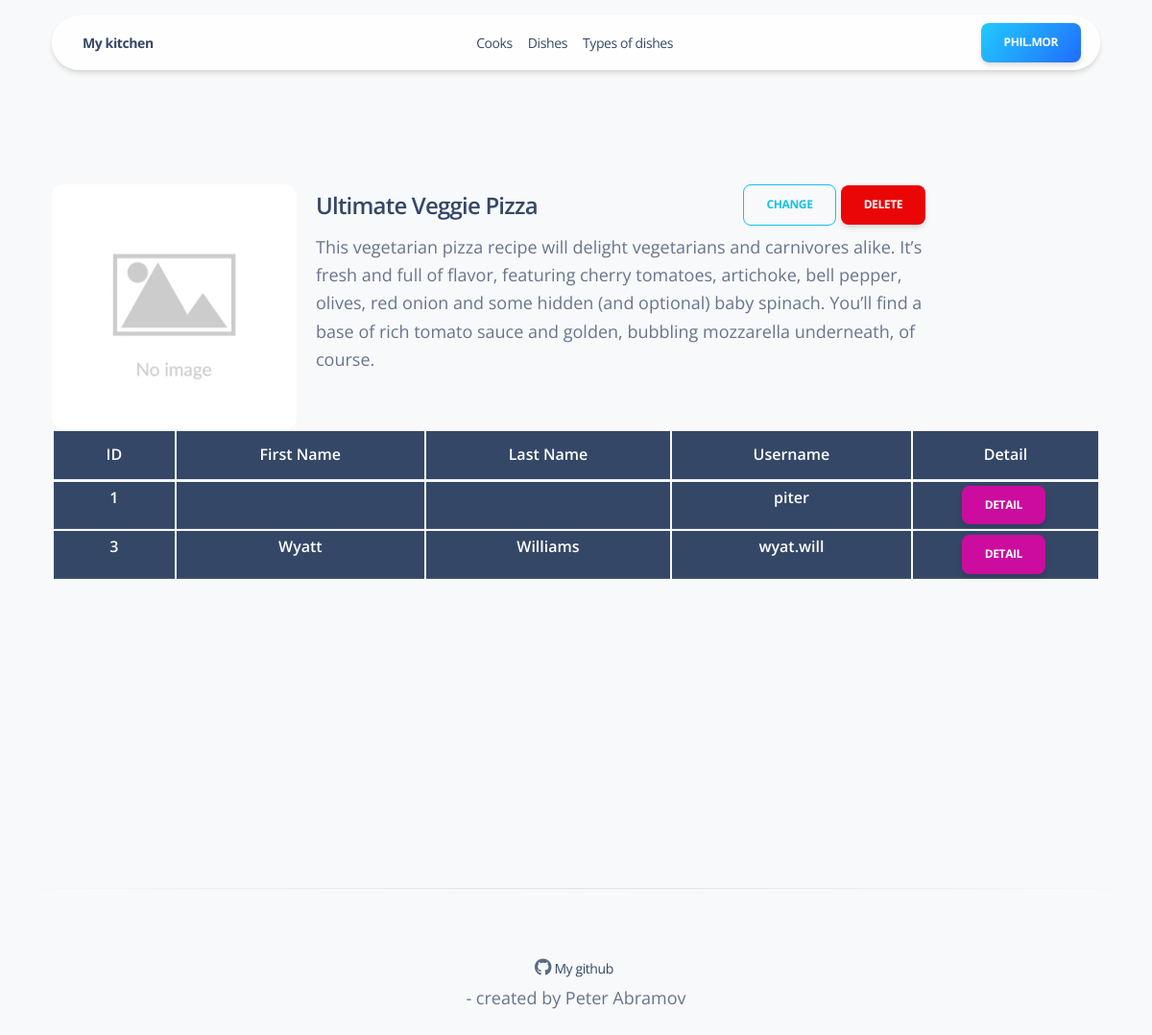
Page /dishes/1/ (signed in) on the committed database.
### cafe_kitchen/models.py (models this page shows, shortened)
class Cook(AbstractUser):
    years_of_experience = models.PositiveIntegerField(null=True, blank=True)
    bio = models.TextField(null=True, blank=True)
    image = models.ImageField(upload_to='avatar', blank=True, null=True)
    def get_absolute_url(self):
        return reverse('cafe_kitchen:cook-detail', args=[str(self.id)])
    class Meta:
        ordering = ['username']

class Dish(models.Model):
    name = models.CharField(max_length=255)
    description = models.TextField()
    price = models.DecimalField(max_digits=10, decimal_places=2)
    dish_type = models.ForeignKey(DishType, on_delete=models.CASCADE, related_name='dishes')
    cooks = models.ManyToManyField(settings.AUTH_USER_MODEL, related_name='dishes')
    image = models.ImageField(upload_to='dish', blank=True, null=True)
    class Meta:
        verbose_name_plural = "dishes"
        ordering = ['name']

### cafe_kitchen/views.py (the view)
# urls.py: path('dishes/<int:pk>/', DishDetailView.as_view(), name="dish-detail"),
class DishDetailView(LoginRequiredMixin, DetailView):
    model = Dish
    template_name = 'cafe_kitchen/dish_detail.html'

### templates/cafe_kitchen/dish_detail.html (shortened to what this page needs)
{% extends 'base.html' %}
{% load static %}
{% block body %} class="blog-author bg-gray-100" {% endblock body %}
{% block header %}
  {% with cook=request.user %}
    {% include 'includes/navigation.html' %}
  {% endwith %}
{% endblock header %}
{% block content %}
  <section class="py-sm-7 py-5 position-relative">
    <div class="container">
      <div class="row">
        <div class="col-12 mx-auto">
          <div class="row py-lg-7 py-5">
            <div class="col-lg-3 col-md-5 position-relative my-auto">
              {% if dish.image %}
                <img class="img border-radius-lg max-width-300 w-100 position-relative z-index-2" alt="User avatar" src="{{ MEDIA_URL }}{{ dish.image.url }}">
              {% else %}
                <img class="img border-radius-lg max-width-300 w-100 position-relative z-index-2" alt="Default avatar" src="{% static 'img/default_photo.jpg' %}">
              {% endif %}
            </div>
            <div class="col-lg-7 col-md-7 z-index-2 position-relative px-md-2 px-sm-5 mt-sm-0 mt-4">
              <div class="d-flex justify-content-between align-items-center mb-2">
                <h4 class="mb-0">{{ dish.name}}</h4>
                <div class="d-block">
                  <a href="{% url 'cafe_kitchen:dish-update' pk=dish.id %}" class="btn btn-outline-info text-nowrap mb-0">Change</a>
                  <a href="{% url 'cafe_kitchen:dish-delete' pk=dish.id %}" class="btn btn-danger text-nowrap mb-0">Delete</a>
                </div>
              </div>
              <p class="text-lg mb-0">
                {{ dish.description }}
              </p>
            </div>
            <div class="container">
              {% if dish.cooks.all %}
                <table class="table table-sm table-dark">
                  <thead>
                    <tr>
                      <th class="text-center">ID</th>
                      <th class="text-center">First Name</th>
                      <th class="text-center">Last Name</th>
                      <th class="text-center">Username</th>
                      <th class="text-center">Detail</th>
                    </tr>
                  </thead>
                  <tbody>
                  {% for cook in dish.cooks.all %}
                    <tr>
                      <th class="text-center">{{ cook.id }}  </th>
                      <th class="text-center">{{ cook.first_name }}  </th>
                      <th class="text-center">{{ cook.last_name }}  </th>
                      <th class="text-center">{{ cook.username }}  </th>
                      <th class="text-center"> <a href="{% url 'cafe_kitchen:cook-detail' pk=cook.id %}" class="btn btn-primary w-auto me-1 mb-0">Detail</a></th>
                    </tr>
                  {% endfor %}
                  </tbody>
                </table>
              {% else %}
                <div class="col-lg-7 text-center mx-auto">
                  <p class="lead text-muted mt-3">No cook have been added yet</p>
                </div>
              {% endif %}
            </div>
          </div>
        </div>
      </div>
    </div>
  </section>
  {% endblock content %}

### templates/includes/navigation.html (shortened to what this page needs)
{% load static %}
<div class="container position-sticky z-index-sticky top-0">
  <div class="row">
    <div class="col-12">
      <nav
        class="navbar navbar-expand-lg blur blur-rounded top-0 z-index-fixed shadow-sm position-absolute my-3 py-2 start-0 end-0 mx-4">
        <div class="container-fluid px-0">
          <a class="navbar-brand font-weight-bolder ms-sm-3" href="{% url 'cafe_kitchen:index' %}">My kitchen</a>
          {% if request.user.is_authenticated %}
          <div class="collapse navbar-collapse justify-content-center w-100" id="navigation">
            <ul class="navbar-nav navbar-nav-hover justify-content-center w-100">
              <li class="nav-item">
                <a class="nav-link" href="{% url 'cafe_kitchen:cooks' %}">Cooks</a>
              </li>
              <li class="nav-item">
                <a class="nav-link" href="{% url 'cafe_kitchen:dishes' %}">Dishes</a>
              </li>
              <li class="nav-item">
                <a class="nav-link" href="{% url 'cafe_kitchen:types-of-dish'%} ">Types of dishes</a>
              </li>
              </ul>
          </div>
          <div class="row text-center">
            <div class="col-12 mx-auto">
              <a href="{{ user.get_absolute_url }}" class="btn bg-gradient-info w-auto me-1 mb-0">
                {{ user.username }}
              </a>
            </div>
          </div>
          {% else %}
            <div class="row text-center">
              <div class="col-12 mx-auto">
                <a href="{% url 'login' %}" class="btn bg-gradient-info w-auto me-1 mb-0">Login</a>
              </div>
            </div>
          {% endif %}
        </div>
      </nav>
    </div>
  </div>
</div>

### rows in the picture
Cook: username "PHIL.MOR"
Dish: name "Ultimate Veggie Pizza", description "This vegetarian pizza recipe will delight vegetarians and carnivores alike. It’s fresh and full of flavor, featuring cherry tomatoes, artichoke, bell pepper, olives, red onion and some hidden (and optional) baby spinach. You’ll find a base of rich tomato sauce and golden, bubbling mozzarella underneath, of course."
Cook: id "1", username "piter"
Cook: id "3", first_name "Wyatt", last_name "Williams", username "wyat.will"
